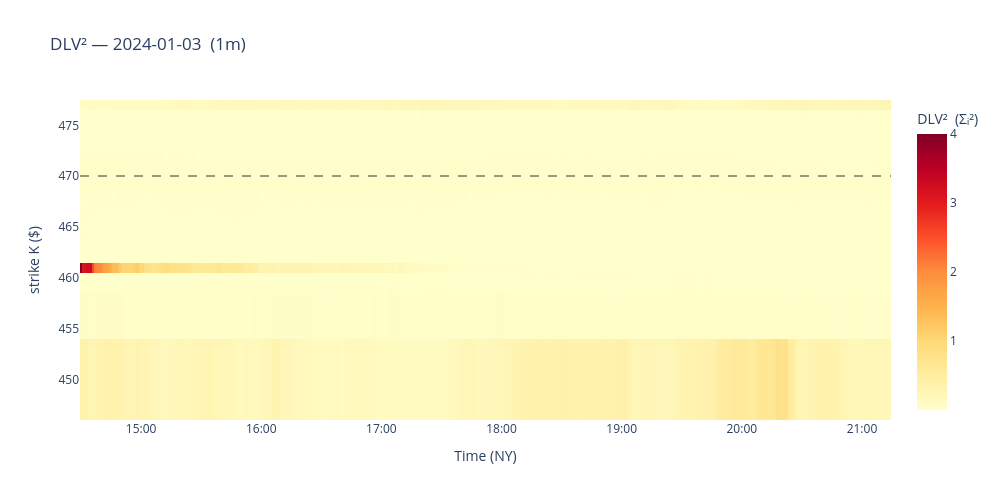

Write notebook code for a chart like this one.
### Code cell
# ── DLV² heatmap (plotly) ────────────────────────────────────────────────

import datetime as _dt

import numpy as np
import plotly.graph_objects as go


def _ts_num(r):
    return r["ts"].timestamp() if hasattr(r["ts"], "timestamp") else float(r["ts"]) / 1e9


if not good:
    fig = go.Figure()
    fig.update_layout(title="DLV² — no data", width=1000, height=500)
else:
    n = len(good)
    mat = np.full((len(interior_pure), n), np.nan)
    ts = np.empty(n, dtype=object)
    for j, r in enumerate(good):
        mat[:, j] = r["dlvsqs"][0]
        ts[j] = _dt.datetime.fromtimestamp(_ts_num(r))

    fig = go.Figure(
        go.Heatmap(
            x=ts,
            y=interior_pure,
            z=mat,
            colorscale="YlOrRd",
            colorbar=dict(title="DLV²  (Σᵢ²)"),
            hovertemplate=("t=%{x|%H:%M}<br>K=%{y:.2f}<br>DLV²=%{z:.4g}<extra></extra>"),
        )
    )
    fig.add_hline(y=ref_fwd, line=dict(color="black", width=0.8, dash="dash"))
    fig.update_layout(
        title=f"DLV² — {TRADE_DATE}  ({BATCH_FREQ})",
        xaxis_title="Time (NY)",
        yaxis_title="strike K ($)",
        width=1000,
        height=500,
    )
    fig.update_xaxes(tickformat="%H:%M")

fig.show()

### Figure 1 — Plotly figure (JSON) as saved in the notebook; plotly's stock layout.template omitted (floating-point values rounded to 4 significant figures; data arrays with more than 128 entries replaced by an {"elided": "..."} marker saying what was removed)
{"data": [{"colorbar": {"title": {"text": "DLV²  (Σᵢ²)"}}, "colorscale": [[0, "rgb(255,255,204)"], [0.125, "rgb(255,237,160)"], [0.25, "rgb(254,217,118)"], [0.375, "rgb(254,178,76)"], [0.5, "rgb(253,141,60)"], [0.625, "rgb(252,78,42)"], [0.75, "rgb(227,26,28)"], [0.875, "rgb(189,0,38)"], [1, "rgb(128,0,38)"]], "hovertemplate": "t=%{x|%H:%M}<br>K=%{y:.2f}<br>DLV²=%{z:.4g}<extra></extra>", "type": "heatmap", "x": {"elided": "405 str values"}, "y": [450.0, 458.0, 459.0, 460.0, 461.0, 462.0, 463.0, 464.0, 465.0, 466.0, 467.0, 468.0, 469.0, 470.0, 471.0, 472.0, 473.0, 474.0, 475.0, 476.0, 477.0], "z": {"elided": "21x405 float values"}}], "layout": {"height": 500, "shapes": [{"line": {"color": "black", "dash": "dash", "width": 0.8}, "type": "line", "x0": 0, "x1": 1, "xref": "x domain", "y0": 470.0, "y1": 470.0, "yref": "y"}], "title": {"text": "DLV² — 2024-01-03  (1m)"}, "width": 1000, "xaxis": {"tickformat": "%H:%M", "title": {"text": "Time (NY)"}}, "yaxis": {"title": {"text": "strike K ($)"}}}}
